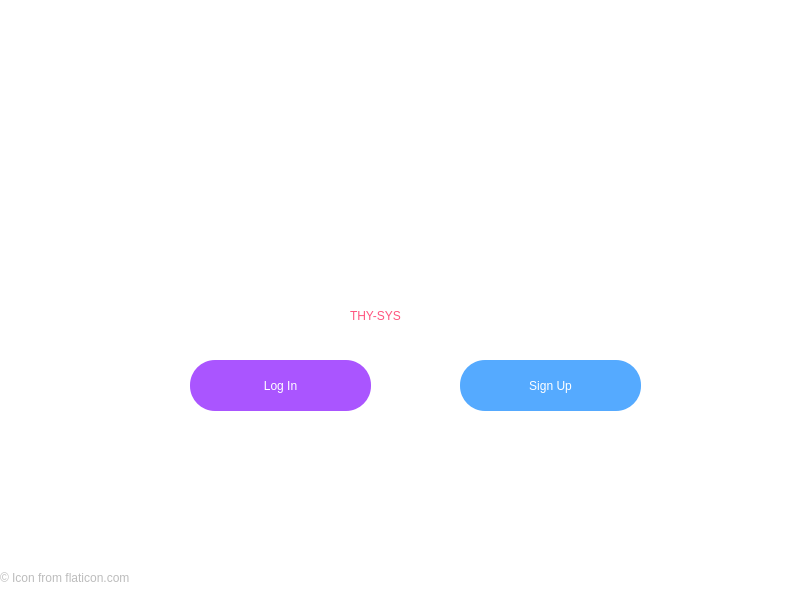
<?xml version="1.0" encoding="UTF-8"?>
<ui version="4.0">
 <class>Form</class>
 <widget class="QWidget" name="Form">
  <property name="geometry">
   <rect>
    <x>0</x>
    <y>0</y>
    <width>801</width>
    <height>601</height>
   </rect>
  </property>
  <property name="windowTitle">
   <string>Form</string>
  </property>
  <property name="styleSheet">
   <string notr="true">background-color: rgb(255, 255, 255);</string>
  </property>
  <widget class="QLabel" name="label">
   <property name="geometry">
    <rect>
     <x>310</x>
     <y>90</y>
     <width>211</width>
     <height>201</height>
    </rect>
   </property>
   <property name="text">
    <string/>
   </property>
   <property name="pixmap">
    <pixmap>thyroid.png</pixmap>
   </property>
   <property name="scaledContents">
    <bool>true</bool>
   </property>
  </widget>
  <widget class="QPushButton" name="Login">
   <property name="geometry">
    <rect>
     <x>190</x>
     <y>360</y>
     <width>181</width>
     <height>51</height>
    </rect>
   </property>
   <property name="styleSheet">
    <string notr="true">background-color: rgb(170, 85, 255);
color: rgb(255, 255, 255);
font: 75 12pt &quot;Arial&quot;;
border-radius: 25px;</string>
   </property>
   <property name="text">
    <string>Log In</string>
   </property>
  </widget>
  <widget class="QPushButton" name="Signup">
   <property name="geometry">
    <rect>
     <x>460</x>
     <y>360</y>
     <width>181</width>
     <height>51</height>
    </rect>
   </property>
   <property name="styleSheet">
    <string notr="true">background-color: rgb(85, 170, 255);
color: rgb(255, 255, 255);
font: 12pt &quot;Arial&quot;;
border-radius: 25px;</string>
   </property>
   <property name="text">
    <string>Sign Up</string>
   </property>
  </widget>
  <widget class="QLabel" name="label_2">
   <property name="geometry">
    <rect>
     <x>350</x>
     <y>300</y>
     <width>141</width>
     <height>31</height>
    </rect>
   </property>
   <property name="styleSheet">
    <string notr="true">color: rgb(255, 85, 127);
font: 87 18pt &quot;Arial Black&quot;;
</string>
   </property>
   <property name="text">
    <string>THY-SYS</string>
   </property>
  </widget>
  <widget class="QLabel" name="label_3">
   <property name="geometry">
    <rect>
     <x>0</x>
     <y>570</y>
     <width>291</width>
     <height>16</height>
    </rect>
   </property>
   <property name="styleSheet">
    <string notr="true">color: rgb(188, 188, 188);</string>
   </property>
   <property name="text">
    <string>© Icon from flaticon.com</string>
   </property>
  </widget>
 </widget>
 <resources/>
 <connections/>
</ui>
